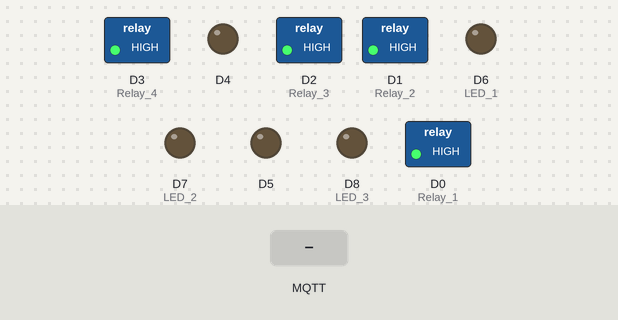
Recording of a sketch running on a simulated ESP8266 (NodeMCU). Parts: switched loads named in the sketch (green lamp = pin HIGH), output pins drawn as LEDs (lit = HIGH). Inputs (shaded band) come from the test bench. WiFi joins after 1.5 s; servers stay silent unless stated; random numbers use the default seed unless the sketch sets one; no MQTT or app messages arrive unless stated; what the sketch prints to the serial monitor is not drawn.

Above: at 2.7 s.
2.8 s: MQTT message "0" arrives on the first subscribed topic
At 3.7 s:
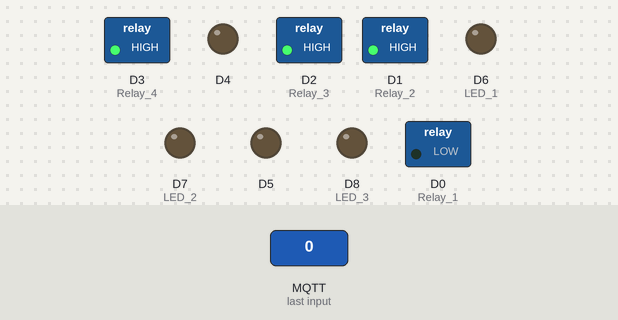
4.3 s: MQTT message "on" arrives on the second subscribed topic
At 4.9 s:
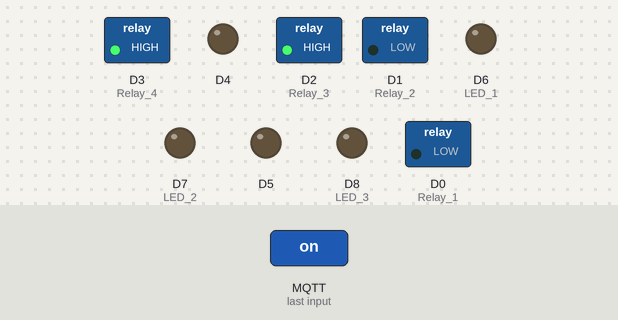
5.8 s: MQTT message "1" arrives on the first subscribed topic
At 7.0 s:
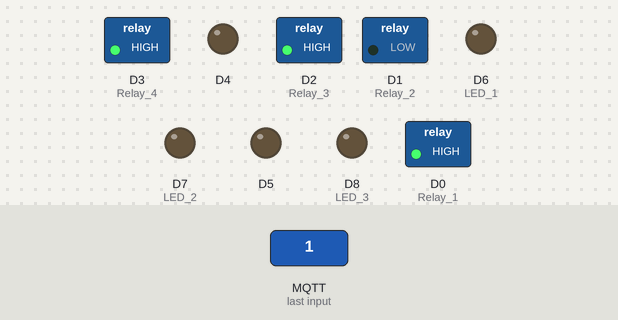
7.3 s: MQTT message "off" arrives on the third subscribed topic
At 8.4 s:
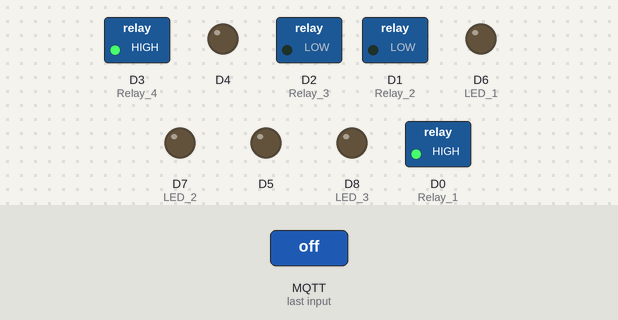
8.8 s: MQTT message "2" arrives on the first subscribed topic
At 9.5 s:
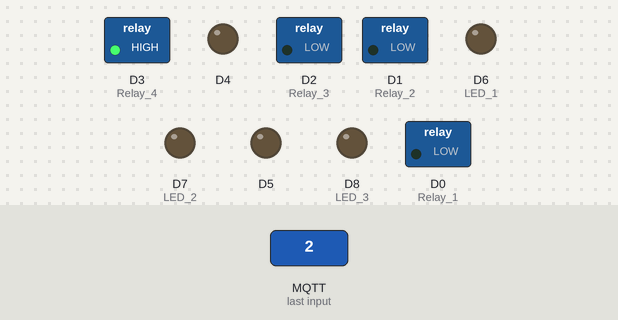
10.3 s: MQTT message "1" arrives on the second subscribed topic
At 10.6 s:
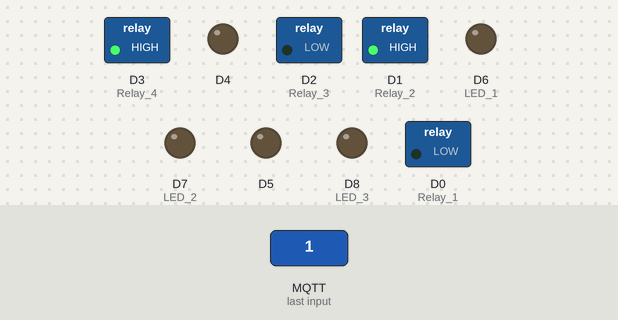
Timing chart, 0 to 12.8 s (numbered marks = the images above; inputs shaded):
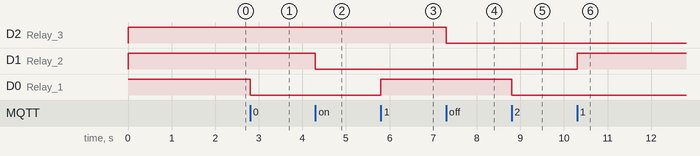

The sketch:

Smart_Lights.ino
```cpp
// Including Libraries
#include <ESP8266WiFi.h>
#include <PubSubClient.h>
#include <Wire.h>

/// Declartion and initialization of WIFI Username, Password and mqtt server
const char* ssid = "Umer AAA";
const char* password = "01011968";
const char* mqtt_server = "test.mosquitto.org";

// Subscribed Topics
#define sub0 "LED1/led1"
#define sub1 "LED2/led2"
#define sub2 "LED3/led3"
#define sub3 "LED4/led4"
#define sub4 "LED5/led5"
#define sub5 "LED6/led6"
#define sub6 "LED7/led7"
#define sub7 "LED8/led8"
#define sub8 "LED9/led9"

#define Blink "Blink/blink"

// Establishing Wifi Connection
WiFiClient ESPClient;
PubSubClient client(ESPClient);

String Bulb = "";

void setup_wifi()
{
  Serial.print("Connecting to ");
  Serial.println(ssid);
  WiFi.begin(ssid, password);
  while(WiFi.status()!=WL_CONNECTED)
  {
    delay(500);
    Serial.print(".");
  }
  Serial.println();
  Serial.print("WiFi Connected!");
  Serial.print("ESP_IP_Address: ");
  Serial.println(WiFi.localIP());


}

void callback(char* topic, byte* payload, unsigned int length)
{
  Serial.print("Message arrived [");
  Serial.print(topic);
  Serial.print("] ");

  if(strstr(topic, sub0))///////////////////////// LED1
  {
    for (int i = 0; i < length; i++)
    {
      Serial.print((char)payload[i]);
    }
    Serial.println();
    if((char)payload[0] == '1')
    {
      digitalWrite(D0, HIGH);
      Serial.println("LED 1 ON");
    }
    else
    {
      digitalWrite(D0, LOW);
      Serial.println("LED 1 OFF");
    }
  }
  else if(strstr(topic, sub1)) ///////////////////////// LED2
  {
    for (int i = 0; i < length; i++)
    {
      Serial.print((char)payload[i]);
    }
    Serial.println();
    if((char)payload[0] == '1')
    {
      digitalWrite(D1, HIGH);
      Serial.println("LED 2 ON");
    }
    else
    {
      digitalWrite(D1, LOW);
      Serial.println("LED 2 OFF");
    }
  }
  else if(strstr(topic, sub2)) //////////////////// LED3
  {
    for (int i = 0; i < length; i++)
    {
      Serial.print((char)payload[i]);
    }
    Serial.println();
    if((char)payload[0] == '1')
    {
      digitalWrite(D2, HIGH);
      Serial.println("LED 3 ON");
    }
    else
    {
      digitalWrite(D2, LOW);
      Serial.println("LED 3 OFF");
    }
  }
  else if(strstr(topic, sub3))////////////////////// LED4
  {
    for (int i = 0; i < length; i++)
    {
      Serial.print((char)payload[i]);
    }
    Serial.println();
    if((char)payload[0] == '1')
    {
      digitalWrite(D3, HIGH);
      Serial.println("LED 4 ON");
    }
    else
    {
      digitalWrite(D3, LOW);
      Serial.println("LED 4 OFF");
    }
  }
  else if(strstr(topic, sub4)) ///////////////////// LED5
  {
    for (int i = 0; i < length; i++)
    {
      Serial.print((char)payload[i]);
    }
    Serial.println();
    if((char)payload[0] == '1')
    {
      digitalWrite(D4, HIGH);
      Serial.println("LED 5 ON");
    }
    else
    {
      digitalWrite(D4, LOW);
      Serial.println("LED 5 OFF");
    }
  }
  else if(strstr(topic, sub5))///////////////////// LED6
  {
    for (int i = 0; i < length; i++)
    {
      Serial.print((char)payload[i]);
    }
    Serial.println();
    if((char)payload[0] == '1')
    {
      digitalWrite(D0, HIGH);
      digitalWrite(D1, HIGH);
      digitalWrite(D2, HIGH);
      digitalWrite(D3, HIGH);

      digitalWrite(D6, HIGH);
      digitalWrite(D7, HIGH);
      digitalWrite(D8, HIGH);
      Serial.println("LED 6 ON");
    }
    else
    {
      digitalWrite(D0, LOW);
      digitalWrite(D1, LOW);
      digitalWrite(D2, LOW);
      digitalWrite(D3, LOW);

      digitalWrite(D6, LOW);
      digitalWrite(D7, LOW);
      digitalWrite(D8, LOW);
      Serial.println("LED 6 OFF");
    }
  }
  else if(strstr(topic, sub6))
  {
    for (int i = 0; i < length; i++)
    {
      Serial.print((char)payload[i]);
    }
    Serial.println();
    if((char)payload[0] == '1')
    {
      digitalWrite(D6, HIGH);
      Serial.println("LED 7 ON");
    }
    else
    {
      digitalWrite(D6, LOW);
      Serial.println("LED 7 OFF");
    }
  }
  else if(strstr(topic, sub7))
  {
    for (int i = 0; i < length; i++)
    {
      Serial.print((char)payload[i]);
    }
    Serial.println();
    if((char)payload[0] == '1')
    {
      digitalWrite(D7, HIGH);
      Serial.println("LED 8 ON");
    }
    else
    {
      digitalWrite(D7, LOW);
      Serial.println("LED 8 OFF");
    }
  }
  else if(strstr(topic, sub8))
  {
    for (int i = 0; i < length; i++)
    {
      Serial.print((char)payload[i]);
    }
    Serial.println();
    if((char)payload[0] == '1')
    {
      digitalWrite(D8, HIGH);
      Serial.println("LED 9 ON");
    }
    else
    {
      digitalWrite(D8, LOW);
      Serial.println("LED 9 OFF");
    }
  }
  else
  {
    Serial.println("unsubscribed topic");
  }

//  // Switch on the LED if an 1 was received as first character
//  if ((char)payload[0] == '1') {
//    digitalWrite(BUILTIN_LED, LOW);   // Turn the LED on (Note that LOW is the voltage level
//  }
//  else
//  {
//    digitalWrite(BUILTIN_LED, HIGH);  // Turn the LED off by making the voltage HIGH
//  }

}

void reconnect1()
{
  // Loop until we're reconnected
  while (!client.connected())
  {
    Serial.print("Attempting MQTT connection...");
    // Create a random client ID
    String clientId = "ESP8266Client-";
    clientId += String(random(0xffff), HEX);
    // Attempt to connect
    if (client.connect(clientId.c_str()))
    {
      Serial.println("connected");
      // Once connected, publish an announcement...
      client.publish("outTopic", "hello world");
      // ... and resubscribe
      //client.subscribe("esp8266/output");
      client.subscribe(sub0);
      client.subscribe(sub1);
      client.subscribe(sub2);
      client.subscribe(sub3);
      client.subscribe(sub4);
      client.subscribe(sub5);
      client.subscribe(sub6);
      client.subscribe(sub7);
      client.subscribe(sub8);
      client.subscribe(Blink);
    }
    else
    {
      Serial.print("failed, rc=");
      Serial.print(client.state());
      Serial.println(" try again in 5 seconds");
      // Wait 5 seconds before retrying
      delay(5000);
    }
  }
}
void setup() {

  // put your setup code here, to run once:
  // Relays
  pinMode(D0, OUTPUT); // Relay 1
  pinMode(D1, OUTPUT); // Relay 2
  pinMode(D2, OUTPUT); // Relay 3
  pinMode(D3, OUTPUT); // Relay 4

  pinMode(D4, OUTPUT);
  pinMode(D5, OUTPUT);
  pinMode(D6, OUTPUT); // LED 1
  pinMode(D7, OUTPUT); // LED 2
  pinMode(D8, OUTPUT); // LED 3

  digitalWrite(D0, HIGH);
  digitalWrite(D1, HIGH);
  digitalWrite(D2, HIGH);
  digitalWrite(D3, HIGH);

  digitalWrite(D4, LOW);
  digitalWrite(D5, LOW);
  digitalWrite(D6, LOW);
  digitalWrite(D7, LOW);
  digitalWrite(D8, LOW);

  Serial.begin(9600);

  setup_wifi();
  client.setServer(mqtt_server, 1883);
  client.setCallback(callback);

}

void loop()
{
  if(!client.connected())
  {
    reconnect1();
  }
  client.loop();
}
```

Measured:
- after the input at 2.8 s, D0 (Relay_1): HIGH → LOW at once
- after the input at 4.3 s, D1 (Relay_2): HIGH → LOW at once
- after the input at 5.8 s, D0 (Relay_1): LOW → HIGH at once
- after the input at 7.3 s, D2 (Relay_3): HIGH → LOW at once
- after the input at 8.8 s, D0 (Relay_1): HIGH → LOW at once
- after the input at 10.3 s, D1 (Relay_2): LOW → HIGH at once
